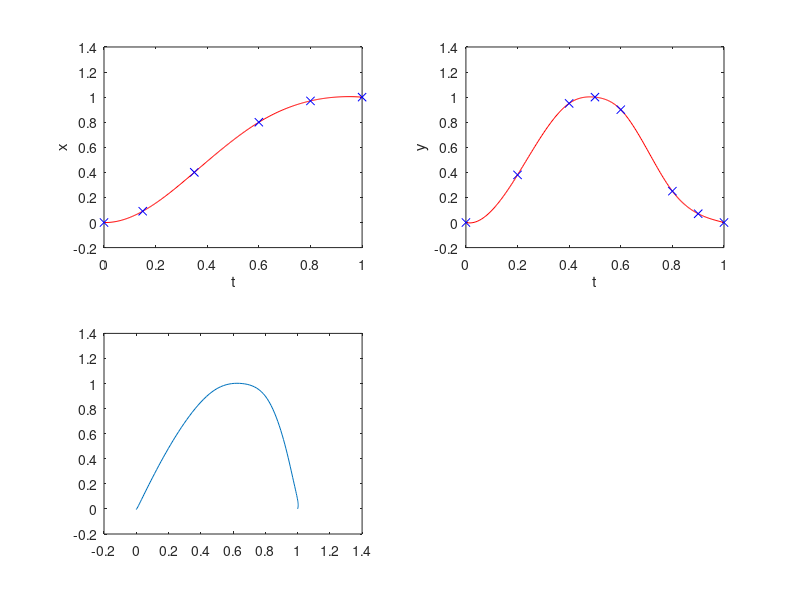

Here is the MATLAB script that generated this plot:
%X coordinates for kicks

breakTX = [0  0.1   0.3 0.6 0.7 0.8   0.9 1];
breakX = [0 -0.2    -1  2  2.1  2    1.3 1];
breakTY = [0  0.1   0.3   0.5    0.7 0.8   0.9   1];
breakY = [0   0.7    1     1     0.9   0.7   0.3     0];


%For walkkick
breakTX = [0   0.3 0.6 0.7 0.8   0.9 1];
breakX = [0     0.7   1.5  1.5  1.45   1.15 1];
breakTY = [0    0.3   0.5    0.7 0.8   0.9   1];
breakY = [0      0.9     1     0.9   0.7   0.4     0];



%For walking
breakTX = [0 0.2 0.5 0.75 0.8 1];
breakX = [0 0.09  0.5 0.9 0.945 1];
breakTY = [0    0.3   0.5      0.7 0.8  0.9  1];
breakY = [0      0.9   1       0.7 0.35  0.085  0];

%walking #2
breakTX = [0 0.15 0.35 0.6 0.8 1];
breakX = [0 0.09  0.4 0.8 0.97 1];

breakTY = [0    0.3   0.6   0.7  0.8  0.9  1];
breakY = [0      0.9   1    0.9  0.65  0.22  0];


breakTY = [0 0.2  0.4  0.5 0.6   0.8  0.9 1];
breakY = [0  0.38 0.95   1  0.9   0.25  0.07 0];






p=csapi(breakTX,breakX);
coefX = p.coefs;

q=csapi(breakTY,breakY);
coefY = q.coefs;

%Print in lua syntax
str1='local breaksTX={';
for i=2:size(p.breaks,2) str1=[str1 sprintf('%f,',p.breaks(i))]; end
str1 = [str1 '}'];
disp(str1);

str1='local breaksTY={';
for i=2:size(q.breaks,2) str1=[str1 sprintf('%f,',q.breaks(i))]; end
str1 = [str1 '}'];
disp(str1);


disp('local coefsX={');
for i=1:size(coefX,1)  
  str2='  {';
  for j=1:size(coefX,2) str2=[str2 sprintf('%f,', coefX(i,j))]; end
  str2=[str2 '},'];
  disp(str2);
end
disp('}');

disp('local coefsY={');
for i=1:size(coefY,1)  
  str2='  {';
  for j=1:size(coefY,2) str2=[str2 sprintf('%f,', coefY(i,j))]; end
  str2=[str2 '},'];
  disp(str2);
end
disp('}');

subplot(2,2,1);
fnplt(p);
ylabel('x');
xlabel('t');

subplot(2,2,2);
fnplt(q);
ylabel('y');
xlabel('t');


subplot(2,2,3);
px = fnval(p,[0:0.01:1]);
py = fnval(q,[0:0.01:1]);
plot(px,py);
